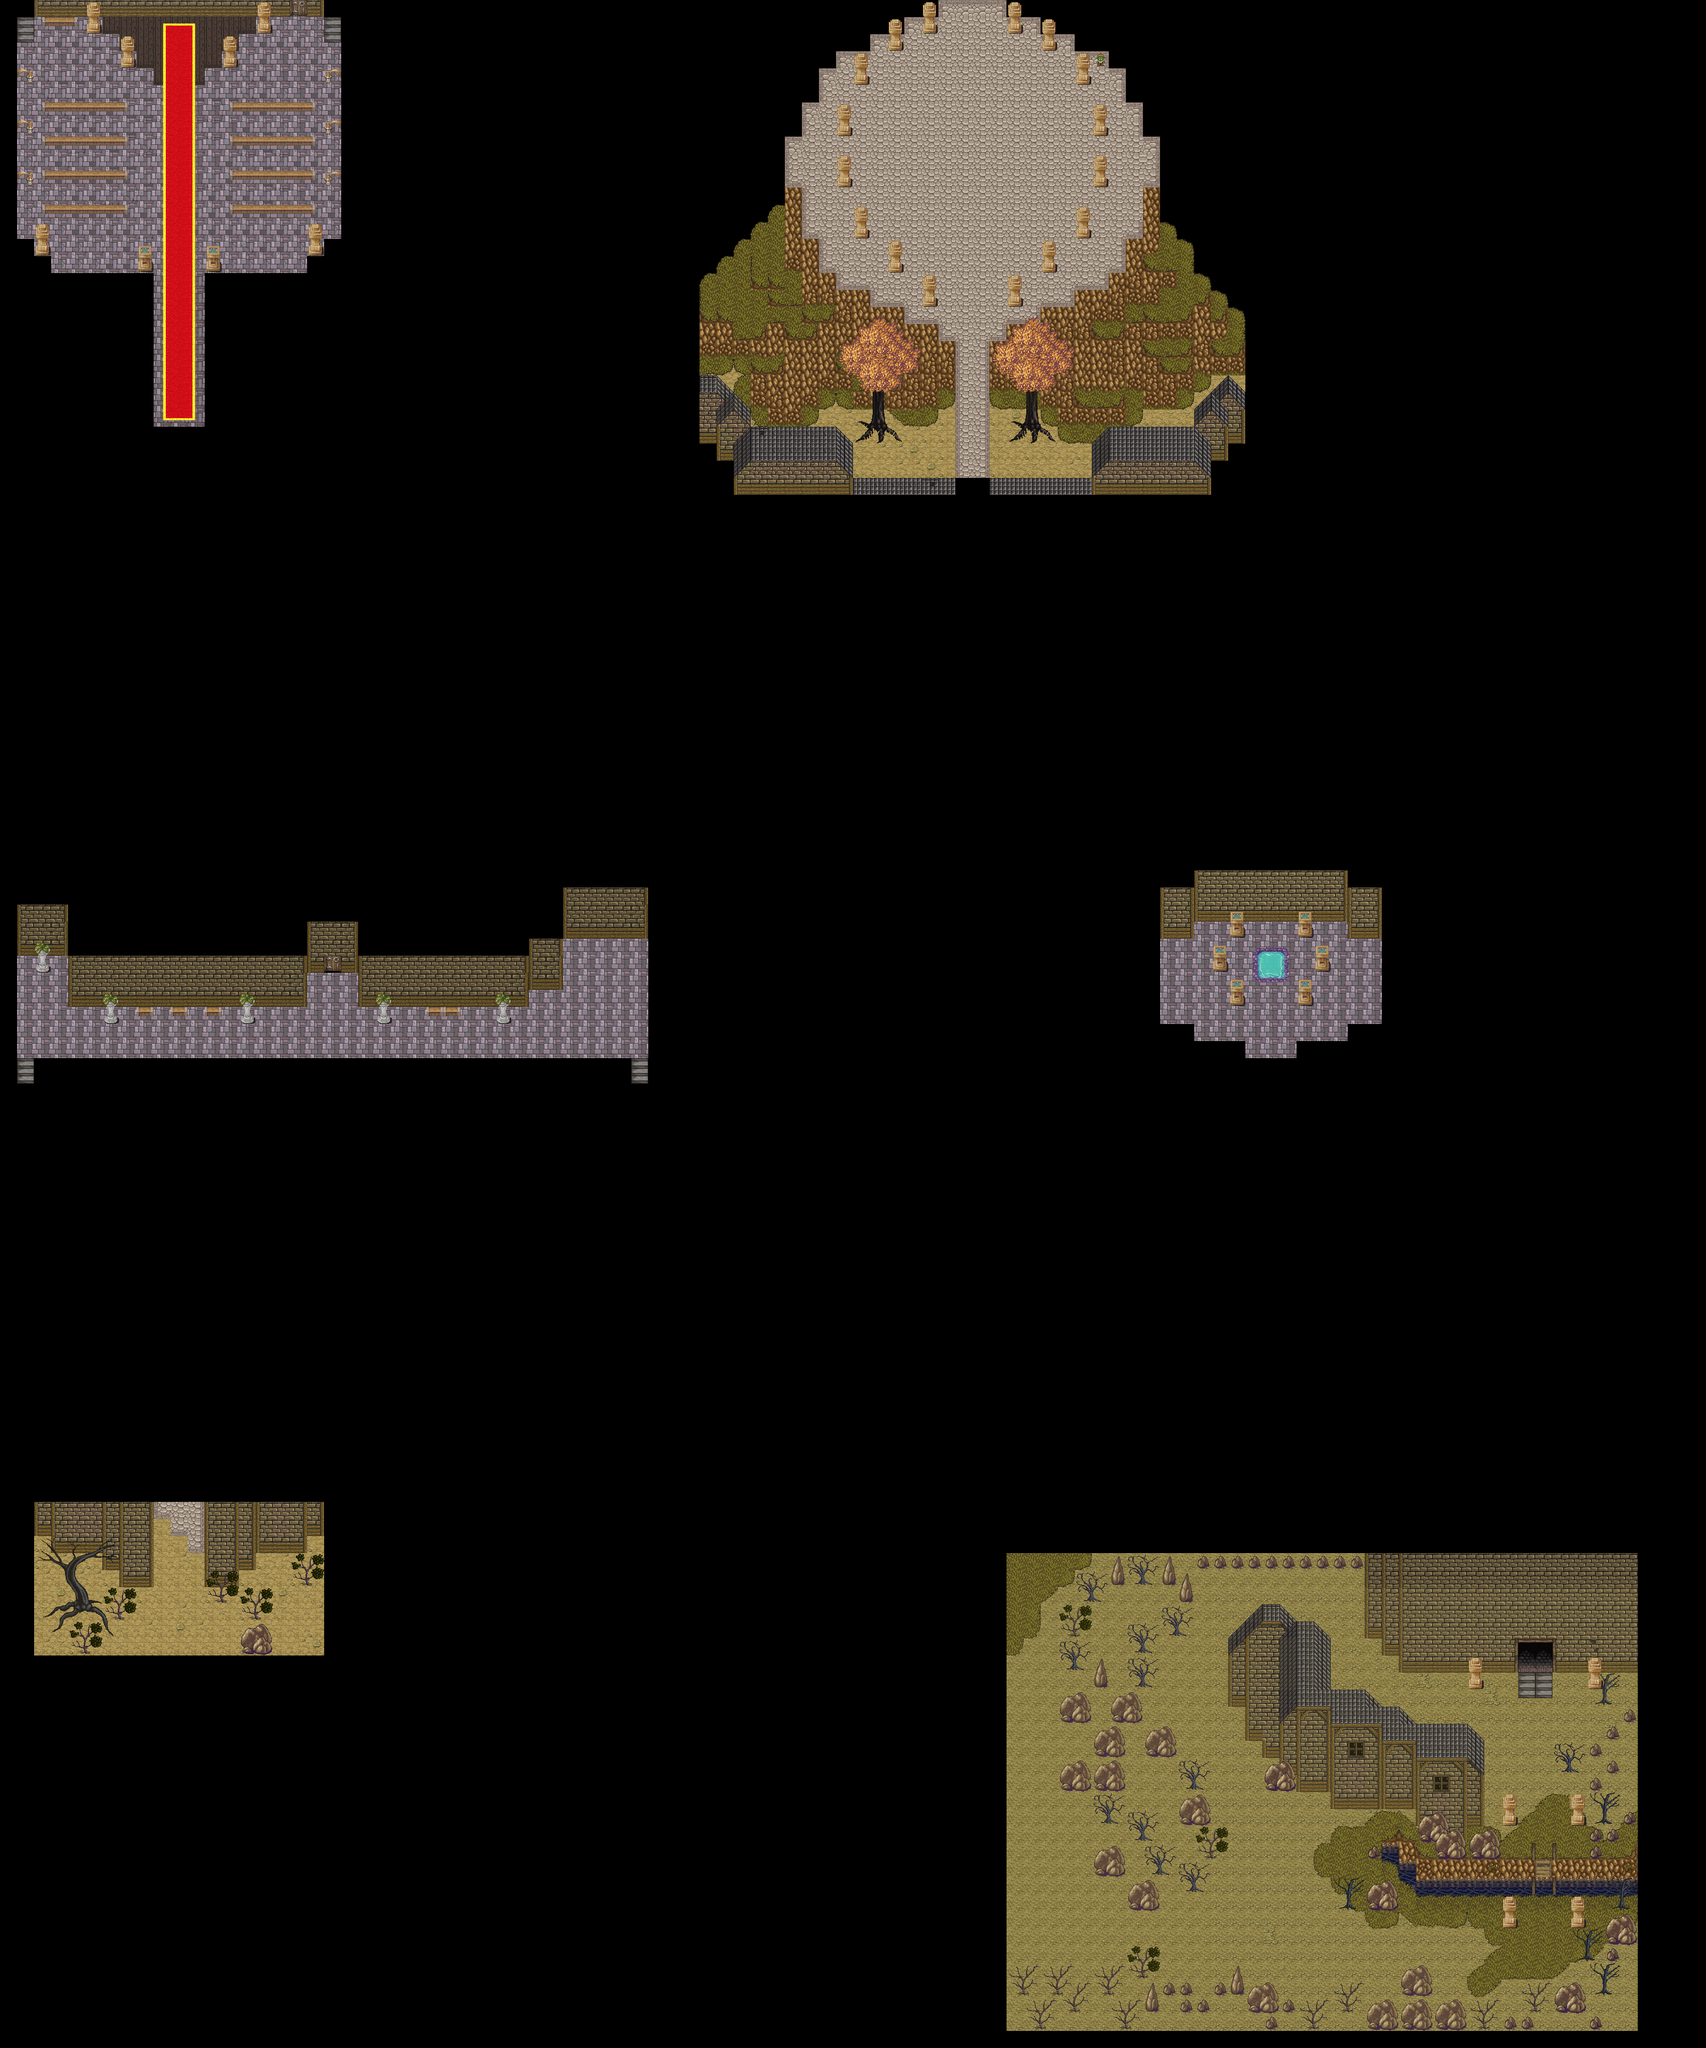

A 2D game scene composited from a Tiled map and its tileset images. What follows is a short description and the map's XML, with each tile layer's data collapsed to a summary:
An orthogonal 100x120 tile map with 32x32 px tiles, 5 tile layers (Collision, Kachelebene 1, Kachelebene 2, Kachelebene 7, ...), 6 tilesets and 26 objects (spdd, spka2, spka1, spka4, spka3, ...).

<map version="1.0" orientation="orthogonal" renderorder="right-down" width="100" height="120" tilewidth="32" tileheight="32" nextobjectid="34">
 <tileset firstgid="1" name="225835_hyptosis_tile-art-batch-1" tilewidth="32" tileheight="32" tilecount="900" columns="30">
  <image source="../Downloads/hyptosis tiles/225835_hyptosis_tile-art-batch-1.png" width="960" height="960" />
 </tileset>
 <tileset firstgid="901" name="225836_hyptosis_til-art-batch-2" tilewidth="32" tileheight="32" tilecount="900" columns="30">
  <image source="../Downloads/hyptosis tiles/225836_hyptosis_til-art-batch-2.png" width="960" height="960" />
 </tileset>
 <tileset firstgid="1801" name="225837_hyptosis_tile-art-batch-3" tilewidth="32" tileheight="32" tilecount="900" columns="30">
  <image source="../Downloads/hyptosis tiles/225837_hyptosis_tile-art-batch-3.png" width="960" height="960" />
 </tileset>
 <tileset firstgid="2701" name="225838_hyptosis_tile-art-batch-4" tilewidth="32" tileheight="32" tilecount="900" columns="30">
  <image source="../Downloads/hyptosis tiles/225838_hyptosis_tile-art-batch-4.png" width="960" height="960" />
 </tileset>
 <tileset firstgid="3601" name="225836_hyptosis_til-art-batch-2" tilewidth="32" tileheight="32" tilecount="900" columns="30">
  <image source="../Downloads/hyptosis tiles/225836_hyptosis_til-art-batch-2.png" width="960" height="960" />
 </tileset>
 <tileset firstgid="4501" name="carpets iso tileset" tilewidth="32" tileheight="32" tilecount="1024" columns="32">
  <image source="../Downloads/hyptosis tiles/carpets iso tileset.png" width="1024" height="1024" />
 </tileset>
 <layer name="Collision" width="100" height="120">
  <data>[12000 cells, 1132 non-empty, 41 distinct tile ids]</data>
 </layer>
 <layer name="Kachelebene 1" width="100" height="120">
  <data>[12000 cells, 2269 non-empty, 85 distinct tile ids]</data>
 </layer>
 <layer name="Kachelebene 2" width="100" height="120" opacity="0.9">
  <data>[12000 cells, 830 non-empty, 113 distinct tile ids]</data>
 </layer>
 <layer name="Kachelebene 7" width="100" height="120">
  <data>[12000 cells, 257 non-empty, 41 distinct tile ids]</data>
 </layer>
 <layer width="100" height="120">
  <data>[12000 cells, 38 non-empty, 13 distinct tile ids]</data>
 </layer>
 <objectgroup name="Spawnpoints">
  <object id="1" name="spdd" x="1936" y="2960" width="32" height="32" />
  <object id="4" name="spka2" x="2864" y="3136" width="32" height="24" />
  <object id="5" name="spka1" x="320" y="736" width="32" height="32" />
  <object id="8" name="spka4" x="544" y="48" width="32" height="32" />
  <object id="9" name="spka3" x="320" y="3024" width="32" height="32" />
  <object id="10" name="spka5" x="320" y="2856" width="32" height="32" />
  <object id="17" name="spka6" x="1808" y="832" width="32" height="32" />
  <object id="23" name="spkd1" x="32" y="96" width="32" height="32" />
  <object id="24" name="spkd2" x="608" y="96" width="32" height="32" />
  <object id="25" name="spku1" x="32" y="1936" width="32" height="32" />
  <object id="27" name="spku2" x="1184" y="1936" width="32" height="32" />
  <object id="31" name="spka7" x="608" y="1840" width="32" height="32" />
  <object id="32" name="spka8" x="2368" y="1904" width="32" height="32" />
 </objectgroup>
 <objectgroup name="Exitpoints">
  <object id="2" name="exdd" x="1888" y="2912" width="200" height="24" />
  <object id="3" name="exka1" x="2848" y="3088" width="64" height="32" />
  <object id="6" name="exka2" x="288" y="784" width="96" height="32" />
  <object id="7" name="exka3" x="544" y="0" width="32" height="32" />
  <object id="15" name="exka6" x="288" y="2816" width="96" height="24" />
  <object id="16" name="exka5" x="1792" y="880" width="64" height="32" />
  <object id="19" name="exka4" x="176" y="3072" width="296" height="32" />
  <object id="21" name="exku2" x="608" y="32" width="32" height="32" />
  <object id="22" name="exku1" x="32" y="32" width="32" height="32" />
  <object id="28" name="exkd1" x="32" y="1984" width="32" height="48" />
  <object id="29" name="exkd2" x="1184" y="1984" width="32" height="48" />
  <object id="30" name="exka8" x="608" y="1792" width="32" height="32" />
  <object id="33" name="exka7" x="2336" y="1952" width="96" height="32" />
 </objectgroup>
</map>
